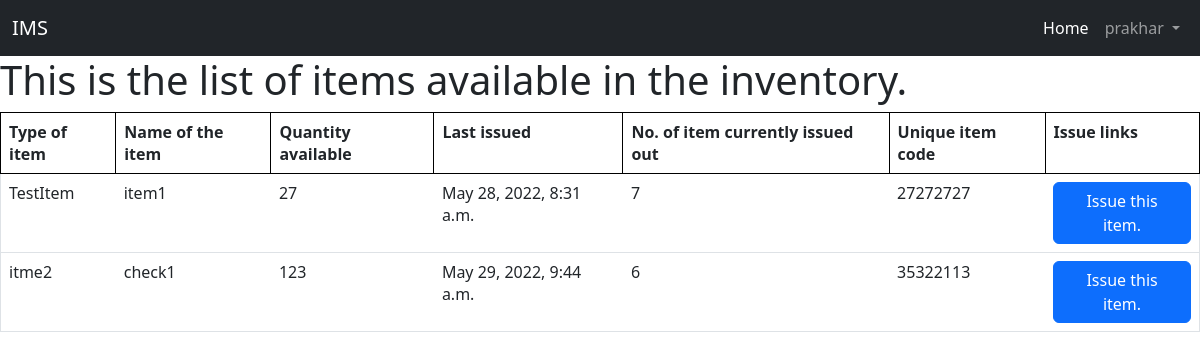
The page /inventory/ (signed in) on the database as committed earlier.
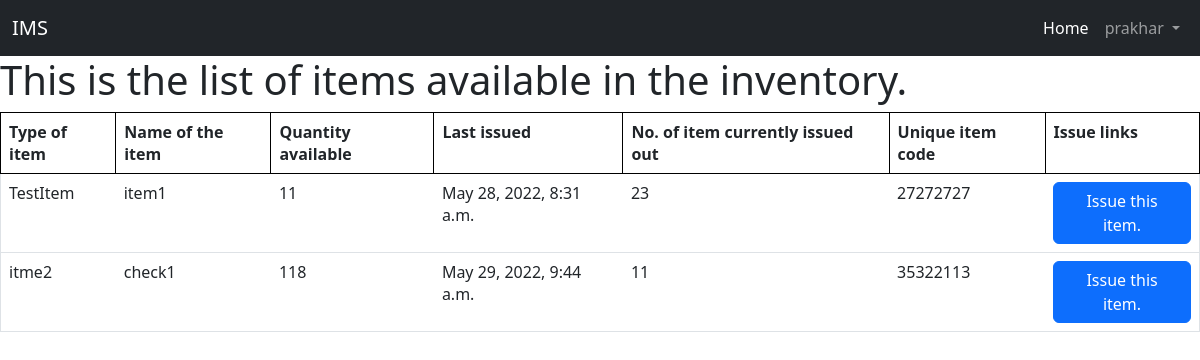
The same page on the database as committed later.
### fnapp/models.py (models this page shows, shortened)
class items(models.Model):
    type_of_item = models.CharField(max_length=50)
    name_of_item = models.CharField(max_length=50)
    qty_available = models.IntegerField(default = 0)
    last_issued = models.DateTimeField()
    no_of_items_issued_out = models.IntegerField(default = 0)
    unique_code = models.IntegerField(default = random.randint(10_000_000, 99_999_999), editable = False)
    added_on = models.DateTimeField(auto_now_add = True, editable = False)

### fnapp/views.py (the view)
# urls.py: path('', views.details, name='details'),
def details(request):
    item_list = items.objects.all()[:]
    context = {'item_list': item_list}
    if request.user.is_authenticated:
        return render(request, 'fnapp/detailspage.html', context)
    else:
        return render(request, 'fnapp/notlogin.html')

### templates/fnapp/detailspage.html (shortened to what this page needs)
<!DOCTYPE html5>
<html lang="en">
<head>
    <link href="https://cdn.jsdelivr.net/npm/bootstrap@5.2.0-beta1/dist/css/bootstrap.min.css" rel="stylesheet">
    <link rel="stylesheet" href="css/styles.css">
</head>
<body>
    <nav class="navbar navbar-expand-lg navbar-dark bg-dark">
        <div class="container-fluid">
          <a class="navbar-brand" href="#">IMS</a>
          <div class="ms-auto">
            <div class="collapse navbar-collapse" id="navbarSupportedContent">
                <ul class="navbar-nav me-auto mb-2 mb-lg-0">
                <li class="nav-item">
                    <a class="nav-link active" aria-current="page" href="http://127.0.0.1:8000/ ">Home</a>
                </li>
                <li class="nav-item dropdown">
                    <a class="nav-link dropdown-toggle" href="#" id="navbarDropdown" role="button" data-bs-toggle="dropdown" aria-expanded="false">
                    {{user.username}}
                    </a>
                </li>
                </ul>
            </div>
        </div>
        </div>
      </nav>
    <h1>This is the list of items available in the inventory.</h1>
    <table class="table">
        <tr>
            <th>Type of item</th>
            <th>Name of the item</th>
            <th>Quantity available</th>
            <th>Last issued</th>
            <th>No. of item currently issued out</th>
            <th>Unique item code</th>
            <th>Issue links</th>
        </tr>
        {% for thing in item_list %}
            <tr >
                <td>{{thing.type_of_item}}</td>
                <td>{{thing.name_of_item}}</td>
                <td>{{thing.qty_available}}</td>
                <td>{{thing.last_issued}}</td>
                <td>{{thing.no_of_items_issued_out}}</td>
                <td>{{thing.unique_code}}</td>
                <td><a class="btn btn-primary" href="http://127.0.0.1:8000/inventory/{{thing.unique_code}}">Issue this item.</a></td>
            </tr>
        {% endfor %}
    </table><br>
</body>
</html>

Rows that differ between the two databases and show on the page:
changed items "TestItem": qty_available "27" → "11"; no_of_items_issued_out "7" → "23"
changed items "itme2": qty_available "123" → "118"; no_of_items_issued_out "6" → "11"
